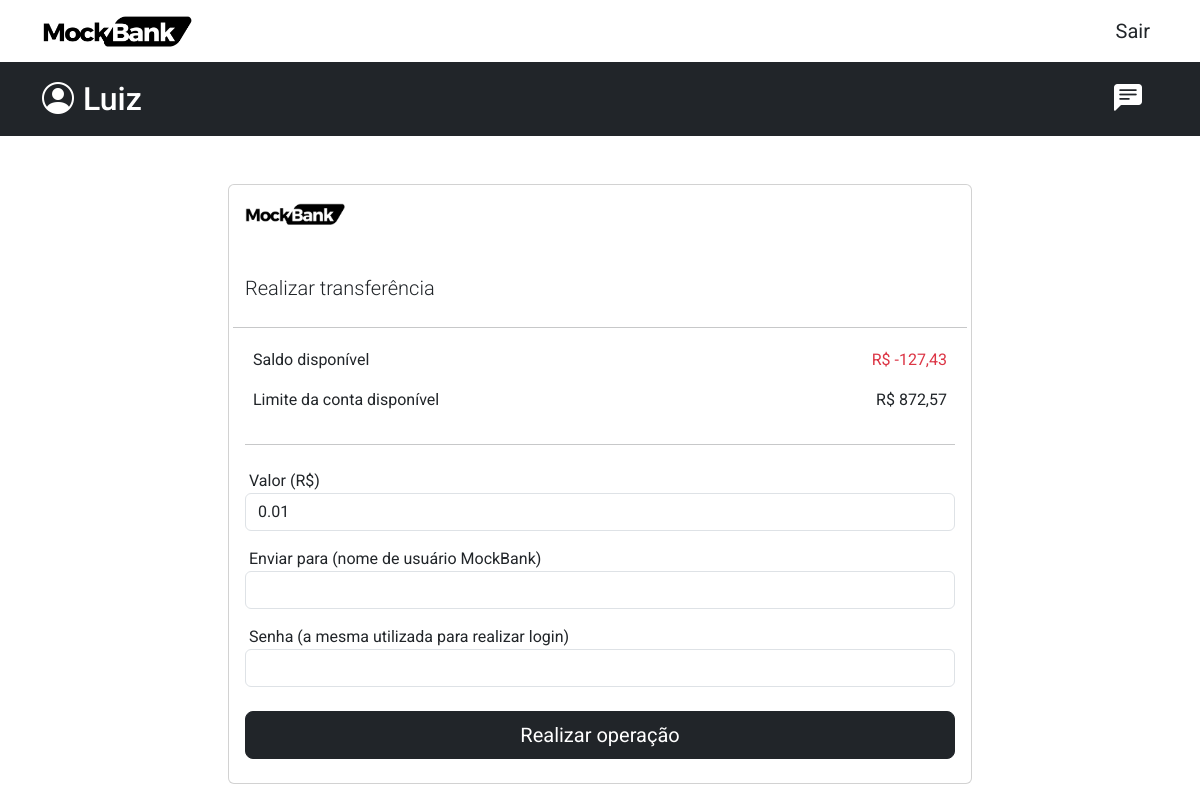
Page /service/transfer/ (signed in) on the earlier database version.
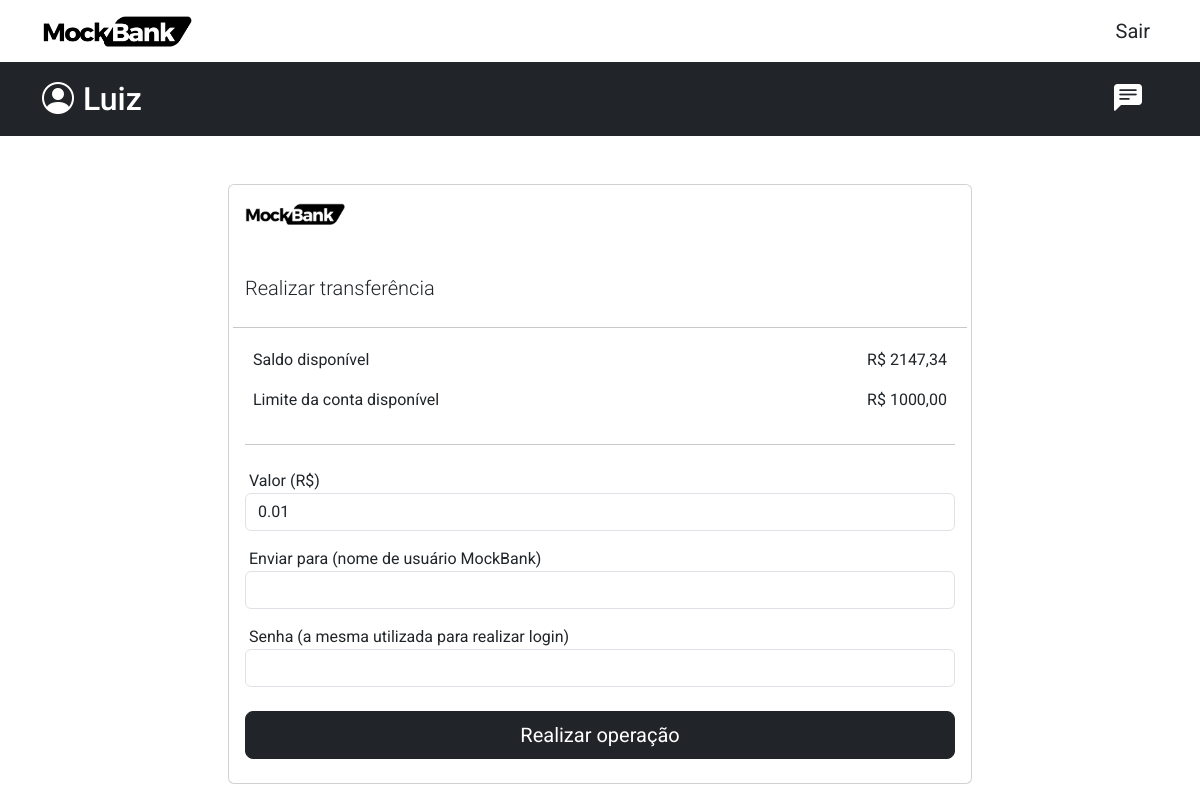
Same page on the later database version.
### user/models.py (models this page shows)
class User(models.Model):
    user_id = models.UUIDField(primary_key=True, default=uuid.uuid4, editable=False)
    user_phone = models.CharField(max_length=30, blank=True)
    account_balance = models.DecimalField(max_digits=8, decimal_places=2, default=float(0))
    account_limit = models.DecimalField(max_digits=8, decimal_places=2, default=float(0))
    owner = models.OneToOneField(DjangoUser, on_delete=models.CASCADE)

### service/views.py (the view, shortened to what this page needs)
# urls.py: path('transfer/', views.TransferPage.as_view(), name='transfer'),
@method_decorator(login_required(login_url='user:login'), name='dispatch')
class TransferPage(View):
    def get(self, request):
        context = {
            'form': forms.TransferForm(from_user=request.user),
            'account': UserService.user_balance(self.request.user.id),
        }
        return render(request, 'transfer_page.html', context)

### service/forms/transfer_form.py (shortened to what this page needs)
class TransferForm(forms.ModelForm):
    received_by_username = forms.CharField(max_length=150, label='Nome de Usuário', widget=forms.TextInput(attrs={'class': 'form-control', 'id': 'txtUser'}))
    password = forms.CharField(label='Senha', widget=forms.PasswordInput(attrs={
        'class': 'form-control',
        'id': 'txtPassword',
    }))
    def __init__(self, *args, **kwargs):
        from_user = kwargs.pop('from_user', None)
        super(TransferForm, self).__init__(*args, **kwargs)
        self.from_user = from_user
        self.fields['value'].widget.attrs.update({
                'class': 'form-control',
                'id': 'txtValue',
                'min': '0.01',
                'value': '0.01',
            })
    class Meta:
        model = TransferModel
        fields = ('value', 'received_by_username')
        labels = {
            'value': 'Valor da transferência',
            'received_by_username': 'Enviar para',
        }

### user/services.py (called while the page is built)
    @staticmethod
    def get_user_app(pk: int):
        return BaseUser.objects.get(owner=pk)

### service/templates/transfer_page.html (shortened to what this page needs)
{% extends "global/base.html" %}
{% load static %}
{% load humanize %}
{% block content %}
<main>
    <section class="container mt-5">
        <div class="col-12 col-md-10 col-lg-8 mx-auto">
            <div class="card">
                <div class="card-body">
                    <div class="row">
                        <div class="col-2">
                            <img src={% static "img/mockbank_logo_minimal.png" %}  width="100px" alt="" class="">
                        </div>
                    </div>
                    <div class="row mt-5">
                        <div class="col-12 justify-content-between d-flex">
                            <p class="lead">Realizar transferência</p>
                        </div>
                        <hr class="my-2">
                        <div class=" col-12">
                            <div class="col-12 mt-1 d-flex justify-content-between p-2 rounded-3">
                                <p class="d-inline-block my-auto">Saldo disponível</p>
                                {% if account.balance < 0 %}
                                <p class="d-inline-block my-auto text-danger">R$ {{account.balance}}</p>
                                {% else %}
                                <p class="d-inline-block my-auto ">R$ {{account.balance}}</p>
                                {% endif %}
                            </div>
                            <div class="col-12 d-flex justify-content-between p-2 rounded-3">
                                <p class="d-inline-block my-auto">Limite da conta disponível</p>
                                <p class="d-inline-block my-auto ">R$ {{account.limit}}</p>
                            </div>
                            <hr class="my-4">
                            <div class="col-12 ">
                                <form action="" class="form-inline" method="post">
                                    <div class="form-group">
                                        <label class="ms-1" for="exampleInputAmount">Valor (R$)</label>
                                        <div class="input-group">
                                            {{ form.value }}
                                        </div>
                                    </div>
                                    <div class="form-group mt-3">
                                        <label for="txtUser" class="ms-1">Enviar para (nome de usuário
                                            MockBank)</label>
                                        {{ form.received_by_username }}
                                    </div>
                                    <div class="form-group mt-3">
                                        <label for="txtPassword" class="ms-1">Senha (a mesma utilizada para realizar login)</label>
                                        {{ form.password }}
                                    </div>
                                    <div class="form-group mt-4 mb-2">
                                        <button class="btn btn-lg btn-dark w-100" type="submit">Realizar
                                            operação</button>
                                    </div>
                                </form>
                            </div>
                        </div>
                    </div>
                </div>
            </div>
        </div>
    </section>
</main>
{% endblock content %}

Differences in the rows shown:
changed User: account_balance -127.43 → 2147.34 (drawn); limit (not shown) → "1000,00"; balance "-127,43" → "2147,34"
Other differences:
{{ account.limit }}: "872,57" → (not shown)
